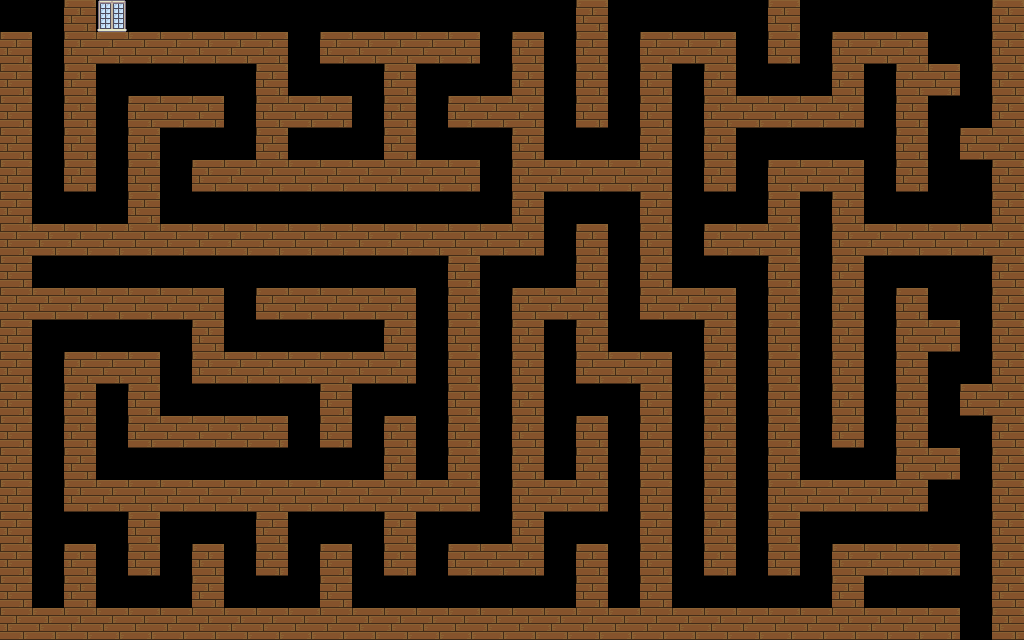

This game map was drawn from its Tiled (.tmx) file and the tilesets committed beside it. A one-line description and the trimmed map source follow:
An orthogonal 32x20 tile map with 32x32 px tiles, 1 tile layer (mainLayer).

<map version="1.2" tiledversion="1.3.3" orientation="orthogonal" renderorder="right-down" width="32" height="20" tilewidth="32" tileheight="32" infinite="0" nextlayerid="2" nextobjectid="1">
 <tileset firstgid="1" name="ak's_assets_0" tilewidth="32" tileheight="32" tilecount="504" columns="24">
  <image source="ak's_assets_0.png" width="768" height="672" />
 </tileset>
 <layer id="1" name="mainLayer" width="32" height="20">
  <data>[640 cells, 328 non-empty, 2 distinct tile ids]</data>
 </layer>
</map>